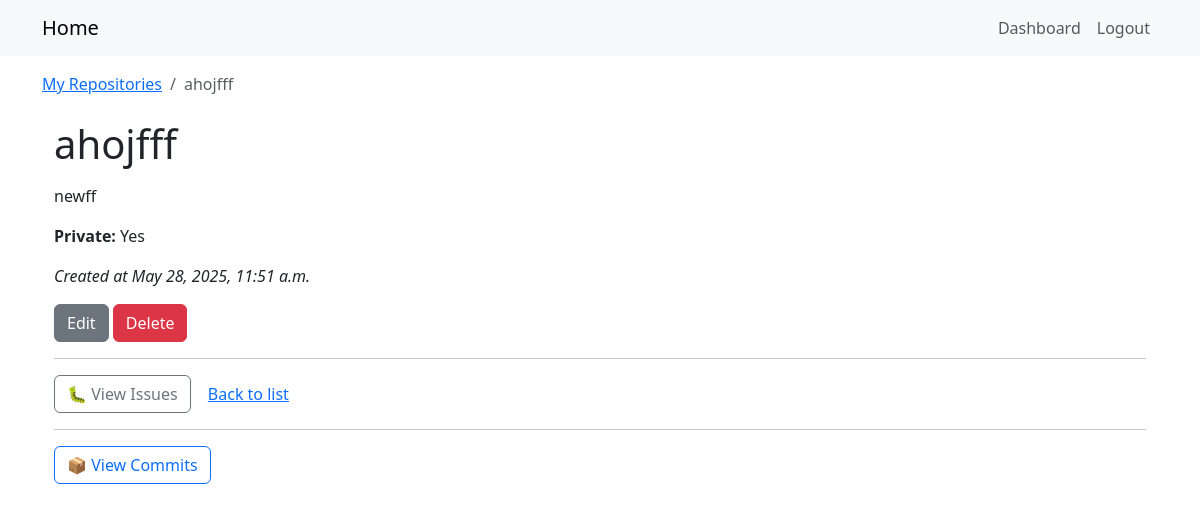
Page /repos/2/ (signed in) on the earlier database version.
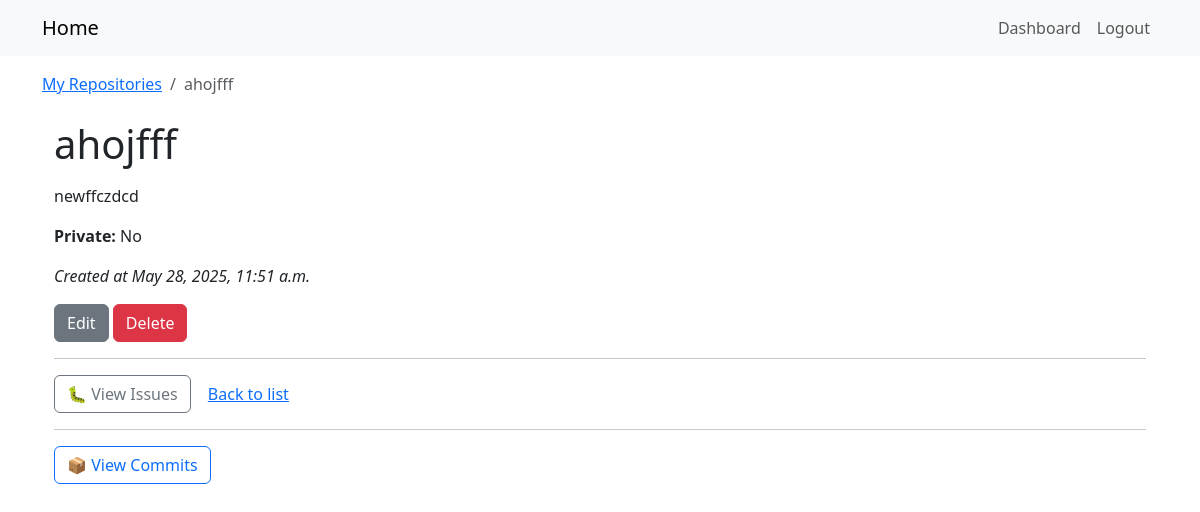
Same page on the later database version.
### repos_app/models.py (models this page shows, shortened)
class Repository(models.Model):
    owner = models.ForeignKey(User, on_delete=models.CASCADE, related_name='repositories')
    name = models.CharField(max_length=120)
    description = models.TextField(blank=True)
    is_private = models.BooleanField(default=False)
    created_at = models.DateTimeField(auto_now_add=True)
    class Meta:
        unique_together = ('owner', 'name')

### repos_app/views.py (the view)
@login_required
def repo_detail(request, pk):
    repo = get_object_or_404(Repository, pk=pk, owner=request.user)
    return render(request, 'repos_app/repo_detail.html', {'repo': repo})

### templates/repos_app/repo_detail.html
{% extends "base.html" %}
{% block breadcrumbs %}
<nav aria-label="breadcrumb">
  <ol class="breadcrumb mb-0">
    <li class="breadcrumb-item">
      <a href="{% url 'repos_app:repo_list' %}">My Repositories</a>
    </li>
    <li class="breadcrumb-item active" aria-current="page">{{ repo.name }}</li>
  </ol>
</nav>
{% endblock %}
{% block content %}
<div class="container mt-4">
  <h1>{{ repo.name }}</h1>
  <p>{{ repo.description|linebreaks }}</p>
  <p>
    <strong>Private:</strong>
    {{ repo.is_private|yesno:"Yes,No" }}
  </p>
  <p><em>Created at {{ repo.created_at }}</em></p>
  <a class="btn btn-secondary" href="{% url 'repos_app:repo_update' repo.pk %}">Edit</a>
  <a class="btn btn-danger" href="{% url 'repos_app:repo_delete' repo.pk %}">Delete</a>
  <hr>
<a class="btn btn-outline-secondary"   href="{% url 'repos_app:issue_list' repo.pk %}">
  🐛 View Issues
</a>
  <a class="btn btn-link" href="{% url 'repos_app:repo_list' %}">Back to list</a>
  <hr>
  <a class="btn btn-outline-primary" href="{% url 'repos_app:commit_list' repo.pk %}">
    📦 View Commits
  </a>
</div>
{% endblock %}

Differences in the rows shown:
changed Repository "ahojfff": description "newff" → "newffczdcd"; is_private "Yes" → "No"
